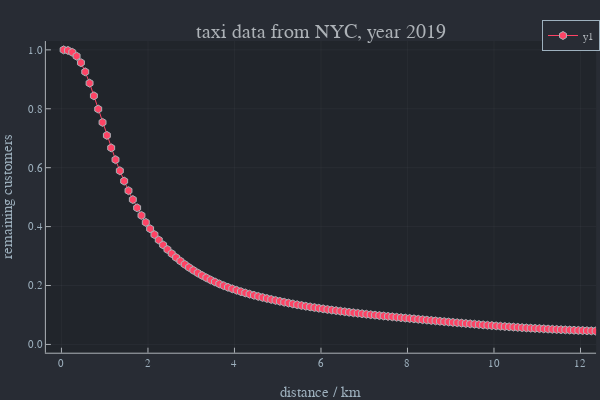

The code cell stored with this chart in its notebook:
### Markdown cell above
#### integral distribution
..but *-1 +1

### Code cell
plot(his[1],cumul_integrate(his[1],-his[2]).+1,marker=:hex,xlim=[0,12],xlab="distance / km",ylab="remaining customers",title="taxi data from NYC, year 2019",xticks=0:2:100,yticks=0:0.2:1)

### Figure 1 — Plotly figure (JSON) as saved in the notebook; plotly's stock layout.template omitted (floating-point values rounded to 4 significant figures; data arrays with more than 128 entries replaced by an {"elided": "..."} marker saying what was removed)
{"data": [{"colorbar": {"title": ""}, "legendgroup": "y1", "line": {"color": "rgba(254, 67, 101, 1.000)", "dash": "solid", "shape": "linear", "width": 1}, "marker": {"color": "rgba(254, 67, 101, 1.000)", "line": {"color": "rgba(173, 178, 183, 1.000)", "width": 1}, "size": 8, "symbol": "hexagon"}, "mode": "lines+markers", "name": "y1", "showlegend": true, "type": "scatter", "x": {"elided": "500 float values"}, "xaxis": "x", "y": {"elided": "500 float values"}, "yaxis": "y", "zmax": null, "zmin": null}], "layout": {"annotations": [{"font": {"color": "rgba(173, 178, 183, 1.000)", "family": "sans-serif", "size": 20}, "rotation": 0, "showarrow": false, "text": "taxi data from NYC, year 2019", "x": 0.535, "xanchor": "center", "xref": "paper", "y": 1, "yanchor": "top", "yref": "paper"}], "height": 400, "legend": {"bgcolor": "rgba(40, 44, 52, 1.000)", "bordercolor": "rgba(158, 177, 190, 1.000)", "borderwidth": 1, "font": {"color": "rgba(173, 178, 183, 1.000)", "family": "sans-serif", "size": 11}, "title": {"font": {"color": "rgba(173, 178, 183, 1.000)", "family": "sans-serif", "size": 15}, "text": ""}, "tracegroupgap": 0, "traceorder": "normal", "x": 1, "xanchor": "auto", "y": 1, "yanchor": "auto"}, "margin": {"b": 20, "l": 0, "r": 0, "t": 20}, "paper_bgcolor": "rgba(40, 44, 52, 1.000)", "plot_bgcolor": "rgba(33, 37, 43, 1.000)", "showlegend": true, "width": 600, "xaxis": {"anchor": "y", "domain": [0.07647, 0.9934], "gridcolor": "rgba(173, 178, 183, 0.100)", "gridwidth": 0.5, "linecolor": "rgba(173, 178, 183, 1.000)", "mirror": false, "range": [-0.36, 12.36], "showgrid": true, "showline": true, "showticklabels": true, "tickangle": 0, "tickcolor": "rgb(173, 178, 183)", "tickfont": {"color": "rgba(158, 177, 190, 1.000)", "family": "sans-serif", "size": 11}, "tickmode": "array", "ticks": "inside", "ticktext": ["0", "2", "4", "6", "8", "10", "12"], "tickvals": [0, 2, 4, 6, 8, 10, 12], "title": "distance / km", "titlefont": {"color": "rgba(158, 177, 190, 1.000)", "family": "sans-serif", "size": 15}, "type": "-", "visible": true, "zeroline": false, "zerolinecolor": "rgba(173, 178, 183, 1.000)"}, "yaxis": {"anchor": "x", "domain": [0.07581, 0.9415], "gridcolor": "rgba(173, 178, 183, 0.100)", "gridwidth": 0.5, "linecolor": "rgba(173, 178, 183, 1.000)", "mirror": false, "range": [-0.0281, 1.03], "showgrid": true, "showline": true, "showticklabels": true, "tickangle": 0, "tickcolor": "rgb(173, 178, 183)", "tickfont": {"color": "rgba(158, 177, 190, 1.000)", "family": "sans-serif", "size": 11}, "tickmode": "array", "ticks": "inside", "ticktext": ["0.0", "0.2", "0.4", "0.6", "0.8", "1.0"], "tickvals": [0, 0.2, 0.4, 0.6, 0.8, 1], "title": "remaining customers", "titlefont": {"color": "rgba(158, 177, 190, 1.000)", "family": "sans-serif", "size": 15}, "type": "-", "visible": true, "zeroline": false, "zerolinecolor": "rgba(173, 178, 183, 1.000)"}}}
